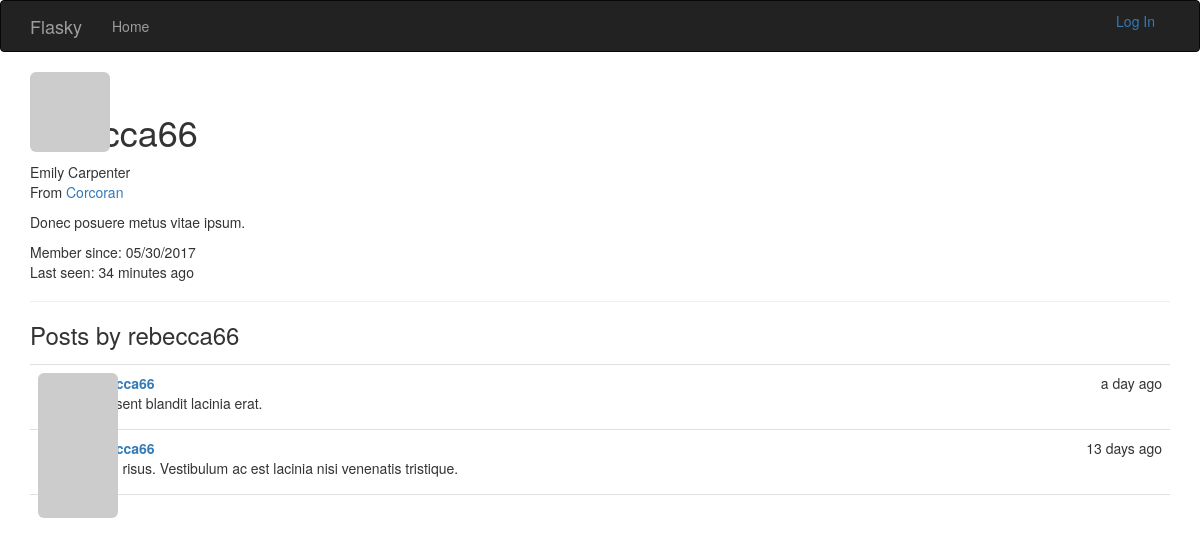
The page /user/rebecca66 on the database its author committed.
### app/models.py (models this page shows, shortened)
class User(UserMixin, db.Model):
    __tablename__ = 'users'
    id = db.Column(db.Integer, primary_key=True)
    email = db.Column(db.String(64), unique=True, index=True)
    username = db.Column(db.String(64), unique=True, index=True)
    role_id = db.Column(db.Integer, db.ForeignKey('roles.id'))
    password_hash = db.Column(db.String(128))
    confirmed = db.Column(db.Boolean, default=False)
    name = db.Column(db.String(64))
    location = db.Column(db.String(64))
    about_me = db.Column(db.Text())
    member_since = db.Column(db.DateTime(), default=datetime.utcnow)
    last_seen = db.Column(db.DateTime(), default=datetime.utcnow)
    avatar_hash = db.Column(db.String(32))
    posts = db.relationship("Post", backref="author", lazy="dynamic")
    @property
    def password(self):
        raise AttributeError("password is not a readable attribute")
    def gravatar(self, size=100, default="identicon", rating="g"):
        if request.is_secure:
            url = "http://secure.gravatar.com/avatar"
        else:
            url = 'http://www.gravatar.com/avatar'
        hash = self.avatar_hash or hashlib.md5(self.email.encode("utf-8")).hexdigest()
        return '{url}/{hash}?s={size}&d={default}&r={rating}'.format(
            url=url, hash=hash, size=size, default=default, rating=rating)

class Post(db.Model):
    __tabename__ = "posts"
    id = db.Column(db.Integer, primary_key=True)
    body = db.Column(db.Text)
    timestamp = db.Column(db.DateTime, index=True, default=datetime.utcnow)
    author_id = db.Column(db.Integer, db.ForeignKey("users.id"))

### app/main/views.py (the view)
@main.route("/user/<username>")
def user(username):
    user = User.query.filter_by(username=username).first()
    if user is None:
        abort(404)
    posts = user.posts.order_by(Post.timestamp.desc()).all()
    return render_template("user.html", user=user, posts=posts)

### app/auth/views.py (called while the page is built)
@auth.before_app_request
def before_request():
    if current_user.is_authenticated:
        current_user.ping()
        if not current_user.confirmed \
                and request.endpoint[:5] != "auth.":
            return redirect(url_for("auth.unconfirmed"))

### app/main/__init__.py (called while the page is built)
@main.app_context_processor
def inject_permissions():
    return dict(Permission=Permission)

### app/models.py (called while the page is built)
    def is_administrator(self):
        return False

### app/templates/user.html (shortened to what this page needs)
{% extends 'base.html' %}
{% block page_content %}
    <img class="img-rounded profile-thumbnail" src="{{ user.gravatar(size=256) }}" >
	<div class="page-header">
        <h1>{{ user.username }}</h1>
        {% if user.name or user.location %}
        <p>
            {% if user.name %}{{ user.name }}{% endif %}
            {% if user.location %}
                <br />
                From <a href="http://maps.google.com/?q={{ user.location }}">
                    {{ user.location }}
                </a>
            {% endif %}
        </p>
    {% endif %}
    {% if user.about_me %}
        <p>{{ user.about_me }}</p>
    {% endif %}
    <p>
        Member since: {{ moment(user.member_since).format("L") }}<br />
        Last seen: {{ moment(user.last_seen).fromNow() }}
    </p>
	</div>
    <h3>Posts by {{ user.username }}</h3>
    {% include "_posts.html" %}
{% endblock %}

### app/templates/base.html (shortened to what this page needs)
{% extends 'bootstrap/base.html' %}
{% block head %}
	{{ super() }}
    <link rel="stylesheet"  href="{{ url_for("static", filename='css/styles.css') }}" type="text/css">
{% endblock %}
{% block navbar %}
<div class="navbar navbar-inverse" role='navigation'>
	<div class="container">
		<div class="navbar-header">
			<a class="navbar-brand" href="{{ url_for('main.index') }}">Flasky</a>
		</div>
		<div class="navbar-collapse collapse">
			<ul class="nav navbar-nav">
				<li><a href="{{ url_for('main.index') }}">Home</a></li>
			</ul>
            <ul class="nav navbar-right">
                {% if current_user.is_authenticated %}
                 <li class="dropdown">
                    <a href="#" class="dropdown-toggle" data-toggle="dropdown">
                        <img src="{{ current_user.gravatar(size=18) }}">
                        Account <b class="caret"></b></a>
                    <ul class="dropdown-menu">
                        <li><a href="{{ url_for('auth.change_password') }}">Change Password</a></li>
                        <li><a href="{{ url_for("auth.change_email_request") }}">Change Email</a></li>
                        <li><a href="{{ url_for('auth.logout') }}">Log Out</a></li>
                    </ul>
                </li>
                {% else %}
                <li>
                    <a href="{{ url_for('auth.login') }}">Log In</a>
                </li>
                {% endif %}
            </ul>
		</div>
	</div>
</div>
{% endblock %}
{% block content %}
	<div class="container">
		{% block page_content %}{% endblock %}
	</div>
{% endblock %}

### app/templates/_posts.html
<ul class="posts">
    {% for post in posts %}
        <li class="post">
            <div class="post-thumbnail">
                <a href="{{ url_for(".user", username=post.author.username) }}">
                    <img class="img-rounded profile-thumbnail"
                         src="{{ post.author.gravatar(size=40) }}">
                </a>
            </div>
            <div class="post-content">
                <div class="post-date">
                    {{ moment(post.timestamp).fromNow() }}
                </div>
                <div class="post-author">
                    <a href="{{ url_for('.user', username=post.author.username) }}">
                        {{ post.author.username }}
                    </a>
                </div>
                <div class="post-body">
                    {{ post.body }}
                </div>
            </div>
        </li>
    {% endfor %}
</ul>

### app/static/css/styles.css (style rules this page uses)
.profile-thumbnail { position: absolute; }
ul.posts { list-style-type: none; padding: 0px; margin: 16px 0px 0px 0px; border-top: 1px solid #e0e0e0; }
ul.posts li.post { padding: 8px; border-bottom: 1px solid #e0e0e0; }
div.post-date { float: right; }
div.post-author { font-weight: bold; }
div.post-thumbnail { position: absolute; }
div.post-content { margin-left: 48px; min-height: 48px; }

### rows shown on the page
User: username "rebecca66", name "Emily Carpenter", location "Corcoran", about_me "Donec posuere metus vitae ipsum.", member_since "05/30/2017", last_seen "34 minutes ago"
Post: timestamp "a day ago", author.username "rebecca66", body "Praesent blandit lacinia erat."
Post: timestamp "13 days ago", author.username "rebecca66", body "Proin risus. Vestibulum ac est lacinia nisi venenatis tristique."
